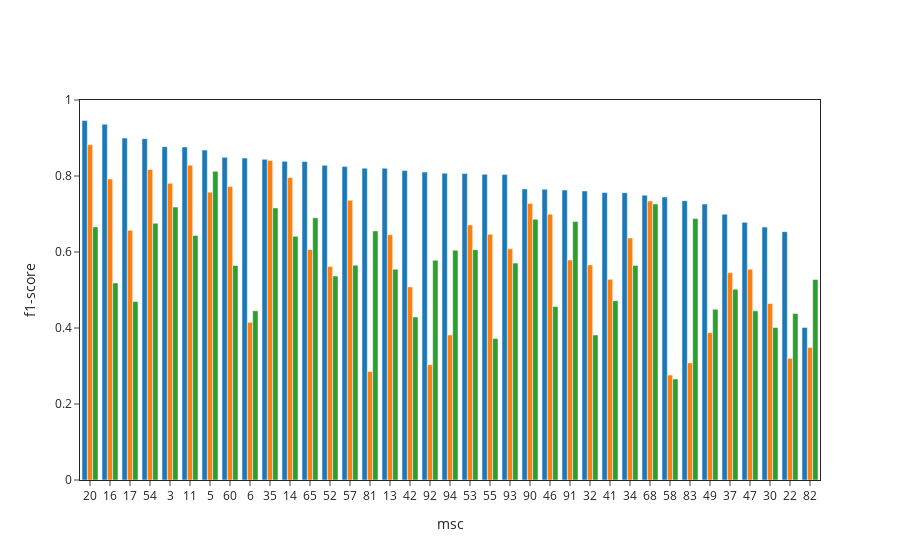

Notebook code for this chart:
### Code cell
data=[go.Bar(x=z.msc,y=z.fMr,name="MR"),
      go.Bar(x=z.msc,y=z.fRf,name="Ref"),
      go.Bar(x=z.msc,y=z.fUl,name="S14")    
      ];
layout=go.Layout(barmode='group',
                 xaxis={'type':'category','title':'msc', 'mirror': True},
                 yaxis={'title':'f1-score','range':[0,1],'mirror': True},
                 template='simple_white',
                showlegend=False)
go.Figure(data,layout).show()

### Figure 1 — Plotly figure (JSON) as saved in the notebook; plotly's stock layout.template omitted (floating-point values rounded to 4 significant figures)
{"data": [{"name": "MR", "type": "bar", "x": [20, 16, 17, 54, 3, 11, 5, 60, 6, 35, 14, 65, 52, 57, 81, 13, 42, 92, 94, 53, 55, 93, 90, 46, 91, 32, 41, 34, 68, 58, 83, 49, 37, 47, 30, 22, 82], "y": [0.9459, 0.9362, 0.8997, 0.8983, 0.8771, 0.8762, 0.8682, 0.8491, 0.8472, 0.844, 0.8388, 0.838, 0.8281, 0.8248, 0.8207, 0.8205, 0.8142, 0.8104, 0.8074, 0.8065, 0.8045, 0.8042, 0.766, 0.7651, 0.7632, 0.7606, 0.7566, 0.7561, 0.7495, 0.7448, 0.735, 0.7262, 0.6996, 0.678, 0.6655, 0.6536, 0.4015]}, {"name": "Ref", "type": "bar", "x": [20, 16, 17, 54, 3, 11, 5, 60, 6, 35, 14, 65, 52, 57, 81, 13, 42, 92, 94, 53, 55, 93, 90, 46, 91, 32, 41, 34, 68, 58, 83, 49, 37, 47, 30, 22, 82], "y": [0.8823, 0.7922, 0.657, 0.8172, 0.7807, 0.8284, 0.7575, 0.7721, 0.4148, 0.8409, 0.7959, 0.6068, 0.5618, 0.7361, 0.2856, 0.6455, 0.5082, 0.3033, 0.3818, 0.6713, 0.6466, 0.6083, 0.7279, 0.6995, 0.5789, 0.5661, 0.5281, 0.6367, 0.7345, 0.2762, 0.3081, 0.3877, 0.5455, 0.5549, 0.4648, 0.3203, 0.3485]}, {"name": "S14", "type": "bar", "x": [20, 16, 17, 54, 3, 11, 5, 60, 6, 35, 14, 65, 52, 57, 81, 13, 42, 92, 94, 53, 55, 93, 90, 46, 91, 32, 41, 34, 68, 58, 83, 49, 37, 47, 30, 22, 82], "y": [0.6661, 0.5185, 0.4697, 0.6757, 0.7183, 0.6436, 0.8122, 0.5646, 0.4454, 0.7161, 0.6412, 0.6901, 0.5367, 0.5654, 0.6555, 0.5545, 0.429, 0.5782, 0.6047, 0.6061, 0.3722, 0.5708, 0.6863, 0.4567, 0.6805, 0.3815, 0.4719, 0.5646, 0.7263, 0.2657, 0.688, 0.4492, 0.502, 0.4451, 0.4014, 0.4379, 0.5278]}], "layout": {"barmode": "group", "showlegend": false, "xaxis": {"mirror": true, "title": {"text": "msc"}, "type": "category"}, "yaxis": {"mirror": true, "range": [0, 1], "title": {"text": "f1-score"}}}}
